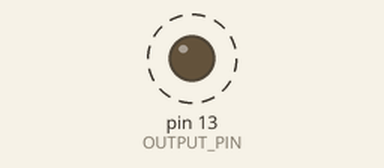
Simulated run of this sketch. Board: Arduino Uno, built with avr-gcc and run on an emulated ATmega328P. Shown: output pins drawn as LEDs (lit = HIGH). Dashed ring = blinking.

Above: at 0.2 s.
Timing chart, 0 to 3.0 s (numbered marks = the images above):
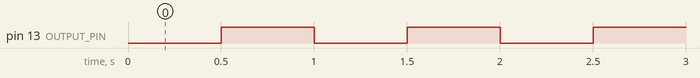

Measured:
- by itself, pin 13 (OUTPUT_PIN): alternates HIGH for 0.50 s and LOW for 0.50 s

The sketch:

WaveformGenerator.ino
```cpp
#include <SimpleTimer.h>

const int OUTPUT_PIN 	= 13;
const int DELAY		 	= 500;
bool currentState 		= LOW;

SimpleTimer timer;

// where the waveform is generated
void outputWaveform(){
	currentState = !currentState;
	digitalWrite(OUTPUT_PIN, currentState);
}

void setup()
{
	pinMode(OUTPUT_PIN, OUTPUT);
	Serial.begin(57600);

	timer.setInterval(DELAY, outputWaveform);
}

void loop()
{
	timer.run();
}
```
